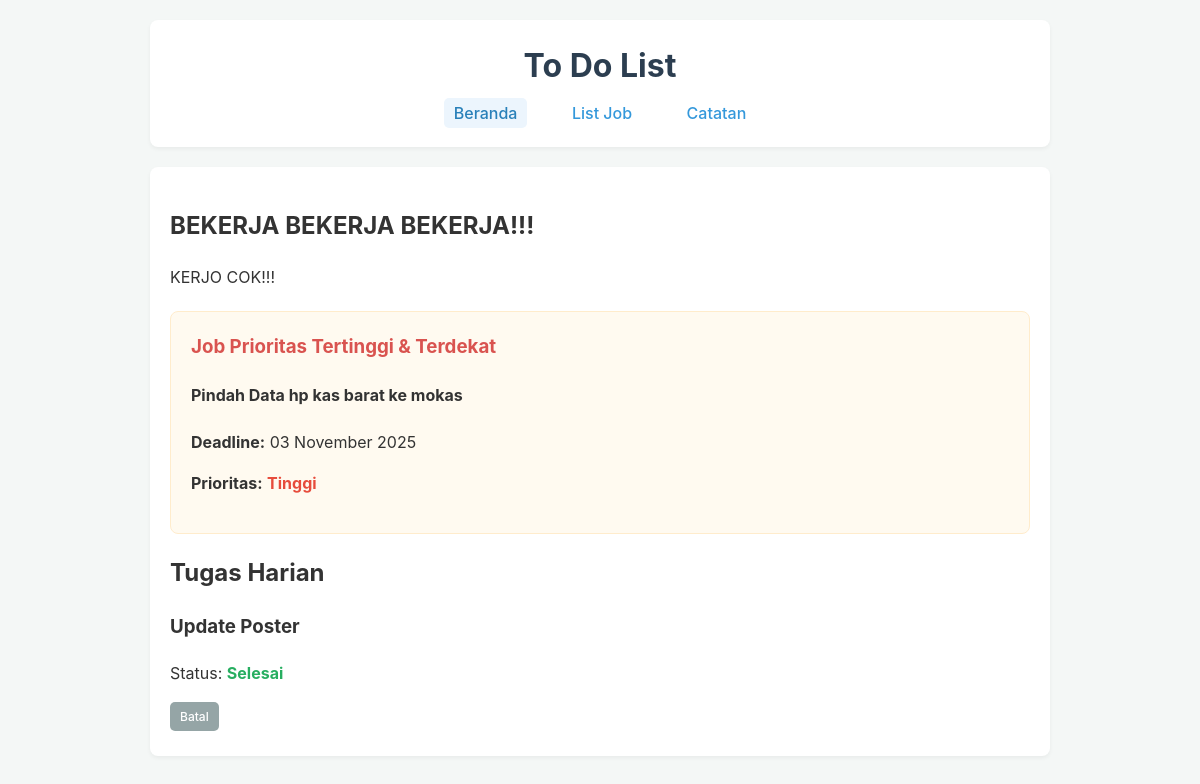
The page / on the database its author committed.
### tables this page shows
CREATE TABLE `tugas` (
  `id` int NOT NULL,
  `nama_job` varchar(255) NOT NULL,
  `deskripsi` text,
  `tanggal_dibuat` date NOT NULL DEFAULT (curdate()),
  `deadline` date NOT NULL,
  `prioritas` int NOT NULL DEFAULT '1',
  `status` tinyint(1) NOT NULL DEFAULT '0'
);

### connection.php (called while the page is built, shortened)
<?php
function getPrioritasText($level) {
    switch ($level) {
        case 3:
            return 'Tinggi';
    }
}
?>

### index.php (the view, shortened to what this page needs)
<?php
include 'connection.php';
$statusFile = 'poster_status.txt';
$tanggalHariIni = date('Y-m-d');
$statusPoster = 'Belum Selesai';
$linkAksiPoster = 'poster.php?aksi=selesai';
$teksTombolPoster = 'Tandai Selesai';
$classTombolPoster = 'btn-selesai';
if (file_exists($statusFile)) {
    $tanggalTersimpan = file_get_contents($statusFile);
    if ($tanggalTersimpan == $tanggalHariIni) {
        $statusPoster = 'Selesai';
        $linkAksiPoster = 'poster.php?aksi=batal';
        $teksTombolPoster = 'Batal';
        $classTombolPoster = 'btn-batal';
    }
}
$query = "
    SELECT * FROM tugas
    WHERE deadline >= CURDATE()
    ORDER BY prioritas DESC, deadline ASC
    LIMIT 1
";
$stmt = $pdo->query($query);
$jobPenting = $stmt->fetch();
?>
<!DOCTYPE html>
<html lang="id">
<head>
    <link rel="stylesheet" href="style.css">
</head>
<body>
    <div class="container">
        <header>
            <h1>To Do List</h1>
            <nav>
                <a href="index.php" class="active">Beranda</a>
                <a href="list_job.php">List Job</a>
                <a href="note.php">Catatan</a>
            </nav>
        </header>
        <main>
            <h2>BEKERJA BEKERJA BEKERJA!!!</h2>
            <p>KERJO COK!!!</p>
            <div class="card prioritas">
                <h3>Job Prioritas Tertinggi & Terdekat</h3>
                <?php if ($jobPenting): ?>
                    <h4><?php echo htmlspecialchars($jobPenting['nama_job']); ?></h4>
                    <p>
                        <strong>Deadline:</strong>
                        <?php echo date('d F Y', strtotime($jobPenting['deadline'])); ?>
                    </p>
                    <p>
                        <strong>Prioritas:</strong>
                        <span class="prioritas-<?php echo $jobPenting['prioritas']; ?>">
                            <?php echo getPrioritasText($jobPenting['prioritas']); ?>
                        </span>
                    </p>
                <?php else: ?>
                    <p>Tidak ada job penting yang akan datang. Saatnya bersantai!</p>
                <?php endif; ?>
            </div>
        <section class="card-container">
            <h2>Tugas Harian</h2>
            <div class="card card-daily">
                <h3>Update Poster</h3>
                <p>Status:
                    <span class="<?php echo ($statusPoster == 'Selesai') ? 'status-selesai' : 'status-belum'; ?>">
                        <?php echo htmlspecialchars($statusPoster); ?>
                    </span>
                </p>
                <div class="card-actions">
                    <a href="<?php echo $linkAksiPoster; ?>" class="btn <?php echo $classTombolPoster; ?>">
                        <?php echo $teksTombolPoster; ?>
                    </a>
                </div>
            </div>
        </section>
        </main>
    </div>
</body>
</html>

### style.css (style rules this page uses)
body { font-family: -apple-system, BlinkMacSystemFont, "Segoe UI", Roboto, Helvetica, Arial, sans-serif; margin: 0; background-color: #f4f7f6; color: #333; line-height: 1.6; }
.container { max-width: 900px; margin: 20px auto; padding: 0 20px; }
header { background-color: #ffffff; padding: 20px; border-radius: 8px; box-shadow: 0 2px 4px rgba(0,0,0,0.05); margin-bottom: 20px; }
header h1 { margin: 0; color: #2c3e50; text-align: center; }
header nav { text-align: center; margin-top: 10px; }
header nav a { text-decoration: none; color: #3498db; font-weight: 500; margin: 0 15px; padding: 5px 10px; border-radius: 5px; transition: background-color 0.2s; }
header nav a.active, header nav a:hover { background-color: #ecf5fd; color: #2980b9; }
main { background-color: #ffffff; padding: 20px; border-radius: 8px; box-shadow: 0 2px 4px rgba(0,0,0,0.05); }
.card.prioritas { background-color: #fffaf0; border: 1px solid #ffeccc; border-radius: 8px; padding: 20px; margin-top: 20px; }
.card.prioritas h3 { margin-top: 0; color: #d9534f; }
.btn { text-decoration: none; padding: 8px 15px; border-radius: 5px; border: none; cursor: pointer; font-size: 14px; font-weight: 500; transition: opacity 0.2s; text-align: center; display: inline-block; margin-bottom: 5px; }
.btn-batal { background-color: #95a5a6; color: #ffffff; font-size: 12px; padding: 5px 10px; }
.prioritas-3 { color: #e74c3c; font-weight: 700; }
.status-selesai { color: #27ae60; font-weight: 700; }

### rows shown on the page
tugas: nama_job "Pindah Data hp kas barat ke mokas", deadline "03 November 2025", prioritas "Tinggi"

### other values the page prints
$statusPoster "Selesai"
$teksTombolPoster "Batal"
